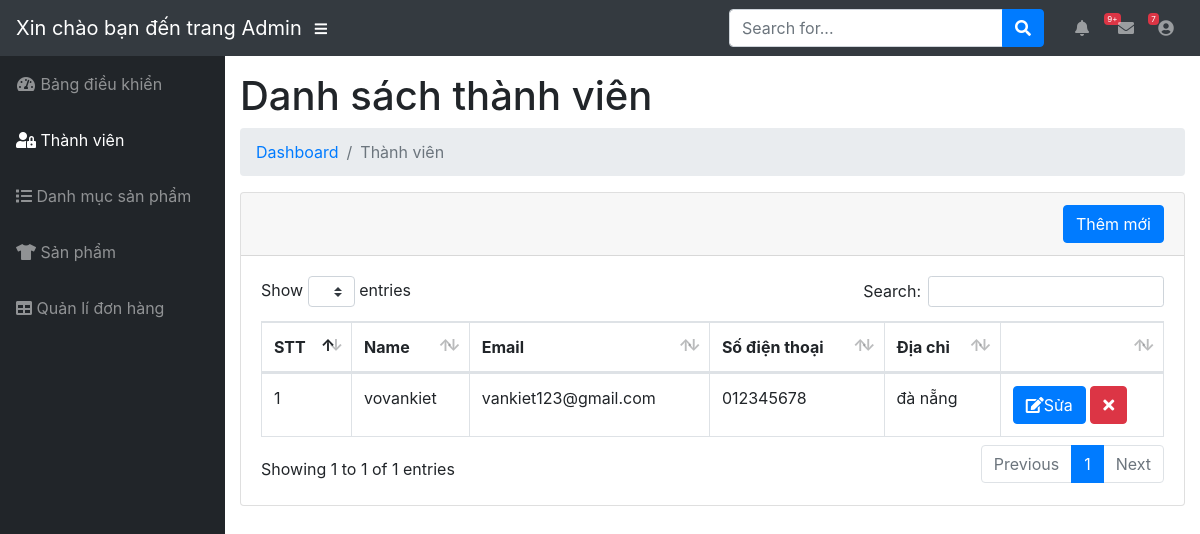
/admin/modules/user/index.php (signed in), run on the app's committed database.
### tables this page shows
CREATE TABLE `users` (
  `id` int(11) NOT NULL,
  `name` varchar(100) DEFAULT NULL,
  `email` varchar(100) DEFAULT NULL,
  `phone` char(15) DEFAULT NULL,
  `address` varchar(100) DEFAULT NULL,
  `password` varchar(50) DEFAULT NULL,
  `avatar` varchar(100) DEFAULT NULL,
  `status` tinyint(4) DEFAULT 1,
  `created_at` timestamp NULL DEFAULT NULL,
  `updated_at` timestamp NULL DEFAULT NULL ON UPDATE current_timestamp()
);

### lib/database.php (called while the page is built, shortened)
<?php
class Database
{
    public $link;
    public function __construct()
    {
        $this->link = mysqli_connect("localhost:3306", "root", "", "cuoiky") or die();
        mysqli_set_charset($this->link, "utf8");
    }
    public function fetchsql($sql)
    {
        $result = mysqli_query($this->link, $sql) or die("Lỗi  truy vấn sql " . mysqli_error($this->link));
        $data = [];
        if ($result) {
            while ($num = mysqli_fetch_assoc($result)) {
                $data[] = $num;
            }
        }
        return $data;
    }
}

### admin/autoload/autoload.php (called while the page is built, shortened)
<?php
require_once __DIR__ . "/../../lib/database.php";
$db = new Database;

### admin/modules/user/index.php (the view, shortened to what this page needs)
<?php
    require_once __DIR__. "/../../autoload/autoload.php";
    $sql = "SELECT users.* FROM users ORDER BY ID DESC";
     $user = $db -> fetchsql($sql);
?>
<?php require_once __DIR__. "/../../layouts/header.php" ?>
    <div id="content-wrapper">
      <div class="container-fluid">
          <h1 class="page-header">Danh sách thành viên</h1>
        <ol class="breadcrumb">
          <li class="breadcrumb-item">
            <a href="index.html">Dashboard</a>
          </li>
          <li class="breadcrumb-item active">Thành viên</li>
        </ol>
        <div class="row">
         <div class="col-md-12">
            <div class="card mb-3">
          <div class="card-header">
            <a href="add.php">
                <button class="btn btn-primary float-right">Thêm mới</button>
            </a>
         </div>
          <div class="card-body">
            <div class="table-responsive">
              <table class="table table-bordered" id="dataTable" width="100%" cellspacing="0">
                <thead>
                  <tr>
                    <th>STT</th>
                    <th>Name</th>
                    <th>Email</th>
                    <th>Số điện thoại</th>
                    <th>Địa chỉ</th>
                    <th></th>
                  </tr>
                </thead>
                <tbody>
                 <?php $stt = 1; foreach ($user as $item): ?>
                      <tr>
                        <td><?php echo $stt ?></td>
                        <td><?php echo $item['name'] ?></td>
                        <td><?php echo $item['email'] ?></td>
                        <td><?php echo $item['phone'] ?></td>
                        <td><?php echo $item['address'] ?></td>
                        <td>
                          <a class="btn btn-xs btn-primary" href="edit.php?id=<?php echo $item['id'] ?>"><i class="fa fa-edit"></i>Sửa</a>
                          <a class="btn btn-xs btn-danger" href="delete.php?id=<?php echo $item['id'] ?>"><i class="fa fa-times"></i></a>
                        </td>
                      </tr>
                 <?php $stt++ ;  endforeach  ?>
                </tbody>
              </table>
            </div>
          </div>
        </div>
        </div>
       </div>
        </div>
     <?php require_once __DIR__. "/../../layouts/footer.php" ?>

### data on the page
users: name "vovankiet", email "vankiet123@gmail.com", phone "012345678", address "đà nẵng"
